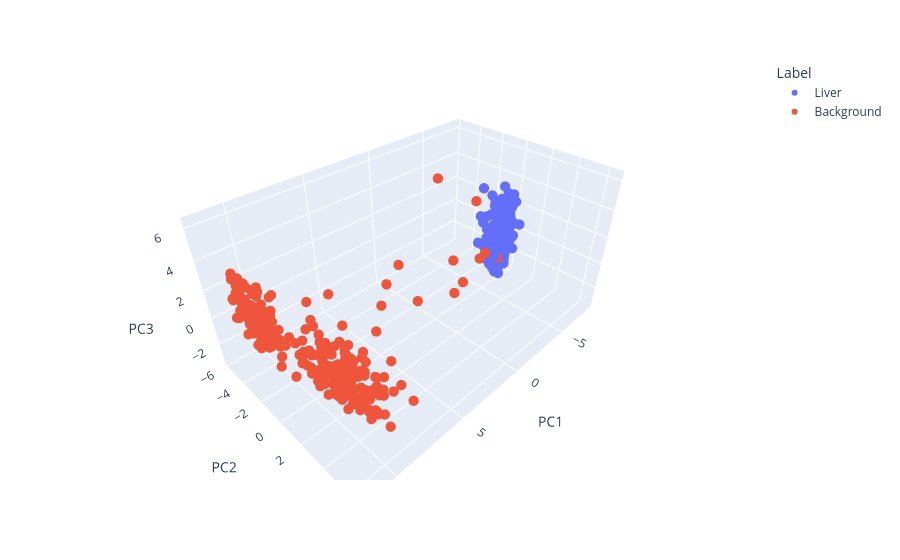

Notebook code cell kept with this figure:
### Markdown cell above
## 3D PCA (need to install plotly for this to work!)

### Code cell
import plotly.express as px

fig = px.scatter_3d(PCA_data, x='PC1', y='PC2', z='PC3',
              color='Label')
fig.update_traces(marker_size = 6)
fig.show()
#ax.scatter3D(xdata, ydata, zdata, c=file['Label'], label=file['Label']);
#fig = plt.gcf()
#fig.set_size_inches(12,6)

### Figure 1 — Plotly figure (JSON) as saved in the notebook; plotly's stock layout.template omitted (floating-point values rounded to 4 significant figures; data arrays with more than 128 entries replaced by an {"elided": "..."} marker saying what was removed)
{"data": [{"hovertemplate": "Label=Liver<br>PC1=%{x}<br>PC2=%{y}<br>PC3=%{z}<extra></extra>", "legendgroup": "Liver", "marker": {"color": "#636efa", "size": 6, "symbol": "circle"}, "mode": "markers", "name": "Liver", "scene": "scene", "showlegend": true, "type": "scatter3d", "x": {"elided": "365 float values"}, "y": {"elided": "365 float values"}, "z": {"elided": "365 float values"}}, {"hovertemplate": "Label=Background<br>PC1=%{x}<br>PC2=%{y}<br>PC3=%{z}<extra></extra>", "legendgroup": "Background", "marker": {"color": "#EF553B", "size": 6, "symbol": "circle"}, "mode": "markers", "name": "Background", "scene": "scene", "showlegend": true, "type": "scatter3d", "x": {"elided": "263 float values"}, "y": {"elided": "263 float values"}, "z": {"elided": "263 float values"}}], "layout": {"legend": {"title": {"text": "Label"}, "tracegroupgap": 0}, "margin": {"t": 60}, "scene": {"domain": {"x": [0, 1], "y": [0, 1]}, "xaxis": {"title": {"text": "PC1"}}, "yaxis": {"title": {"text": "PC2"}}, "zaxis": {"title": {"text": "PC3"}}}}}
